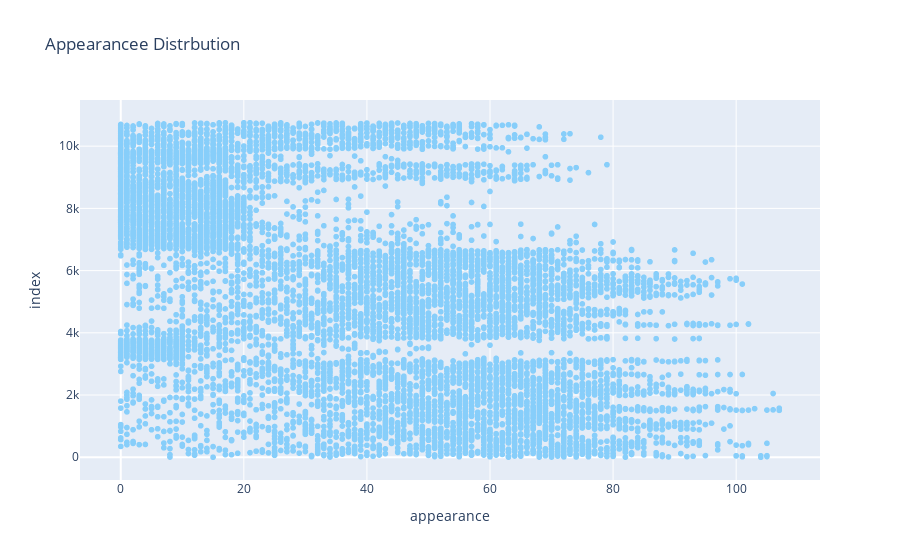

This figure's notebook cell:
### Code cell
fig = px.scatter(df_football, x='appearance', title='Appearancee Distrbution',
    color_discrete_sequence=['lightskyblue'])

fig.show()

### Figure 1 — Plotly figure (JSON) as saved in the notebook; plotly's stock layout.template omitted (floating-point values rounded to 4 significant figures; data arrays with more than 128 entries replaced by an {"elided": "..."} marker saying what was removed)
{"data": [{"hovertemplate": "appearance=%{x}<br>index=%{y}<extra></extra>", "legendgroup": "", "marker": {"color": "lightskyblue", "symbol": "circle"}, "mode": "markers", "name": "", "showlegend": false, "type": "scattergl", "x": {"elided": "10028 int values"}, "xaxis": "x", "y": {"elided": "10028 int values"}, "yaxis": "y"}], "layout": {"legend": {"tracegroupgap": 0}, "title": {"text": "Appearancee Distrbution"}, "xaxis": {"anchor": "y", "domain": [0, 1], "title": {"text": "appearance"}}, "yaxis": {"anchor": "x", "domain": [0, 1], "title": {"text": "index"}}}}
